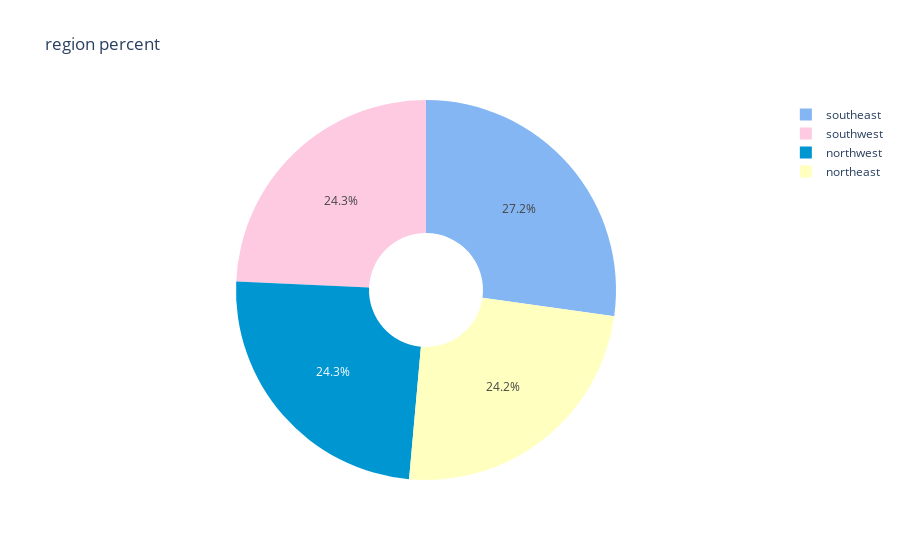

Notebook cell for this chart:
### Code cell
pie_plot("region",{'southwest':"#fdcae1",
                   'southeast':'#84b6f4',
                   'northwest':'0096d2',
                   'northeast':"ffffbf"})

### Figure 1 — Plotly figure (JSON) as saved in the notebook; plotly's stock layout.template omitted (floating-point values rounded to 4 significant figures; data arrays with more than 128 entries replaced by an {"elided": "..."} marker saying what was removed)
{"data": [{"customdata": {"elided": "1338x1 str values"}, "domain": {"x": [0, 1], "y": [0, 1]}, "hole": 0.3, "hovertemplate": "region=%{customdata[0]}<extra></extra>", "labels": {"elided": "1338 str values"}, "legendgroup": "", "marker": {"colors": {"elided": "1338 str values"}}, "name": "", "showlegend": true, "type": "pie"}], "layout": {"legend": {"tracegroupgap": 0}, "title": {"text": "region percent"}}}
